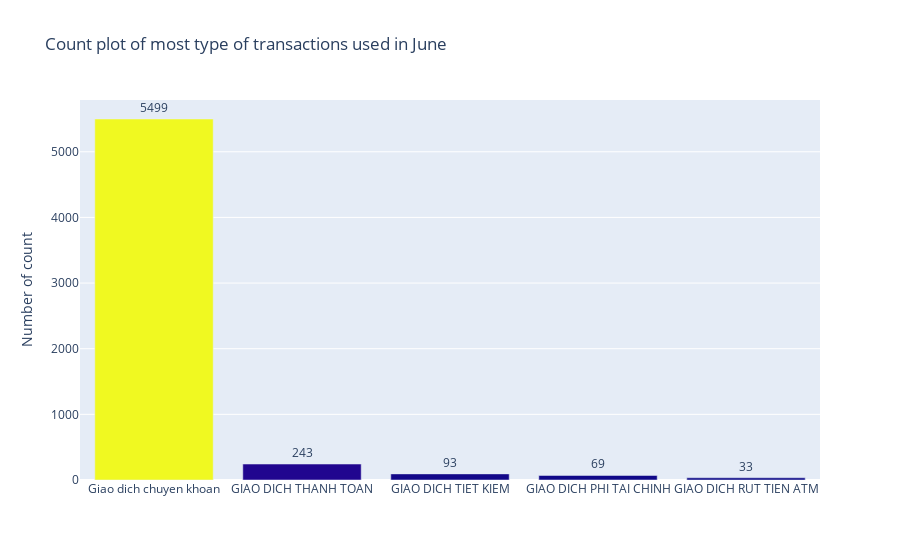

The cell this chart's notebook holds for it:
### Code cell
#most_act_june2021
most_act_count6 = df['most_act_june2021'].value_counts().reset_index().rename(columns={'index':'index','most_act_june2021':'count'})
fig = go.Figure(go.Bar(
    x = most_act_count6['index'],y = most_act_count6['count'],text=most_act_count6['count'],marker={'color': most_act_count6['count']}
    ,textposition = "outside"))
fig.update_layout(title_text='Count plot of most type of transactions used in June ',yaxis_title="Number of count")
fig.show()

### Figure 1 — Plotly figure (JSON) as saved in the notebook; plotly's stock layout.template omitted (floating-point values rounded to 4 significant figures)
{"data": [{"marker": {"color": [5499, 243, 93, 69, 33]}, "text": [5499, 243, 93, 69, 33], "textposition": "outside", "type": "bar", "x": ["Giao dich chuyen khoan", "GIAO DICH THANH TOAN", "GIAO DICH TIET KIEM", "GIAO DICH PHI TAI CHINH", "GIAO DICH RUT TIEN ATM"], "y": [5499, 243, 93, 69, 33]}], "layout": {"autosize": true, "title": {"text": "Count plot of most type of transactions used in June "}, "xaxis": {"autorange": true, "range": [-0.5, 4.5], "type": "category"}, "yaxis": {"autorange": true, "range": [0, 5788.0], "title": {"text": "Number of count"}, "type": "linear"}}}
